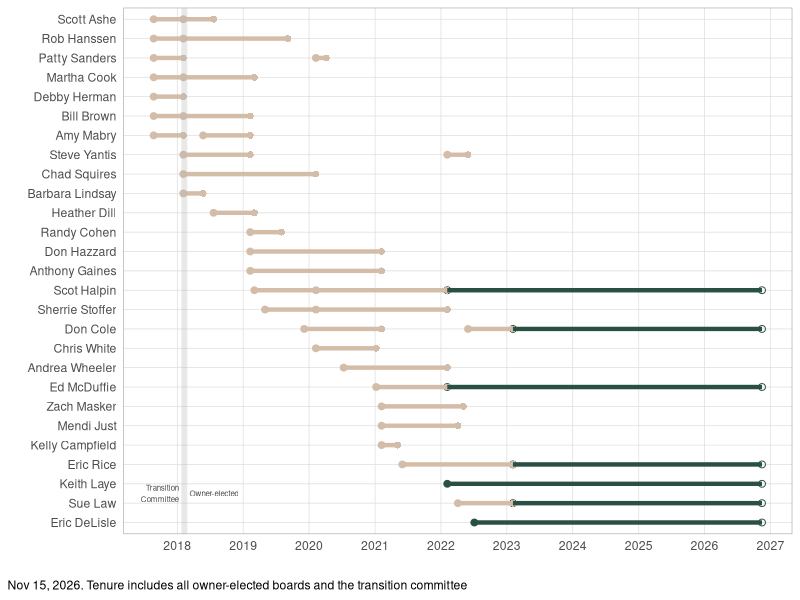
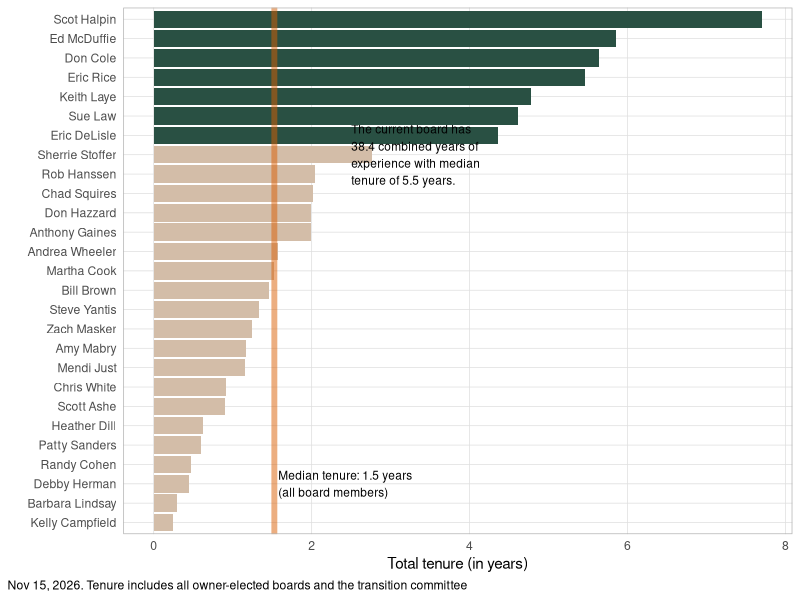
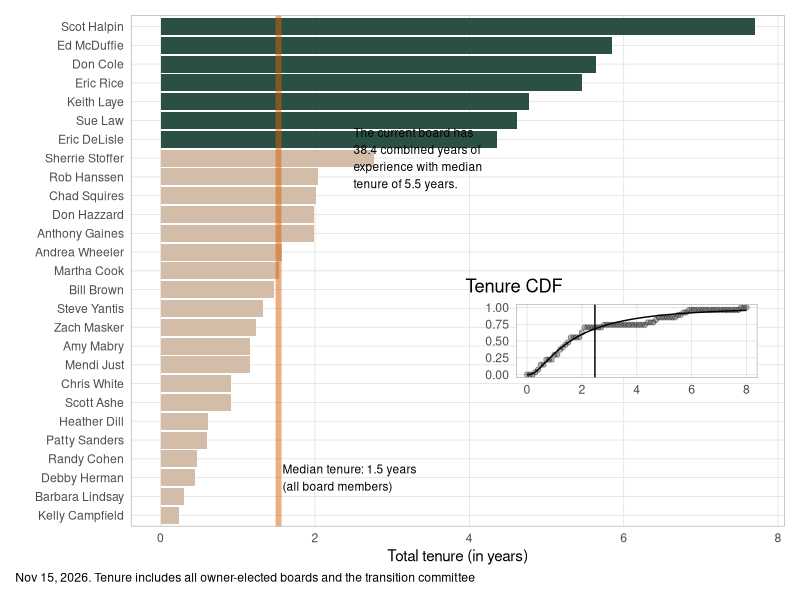
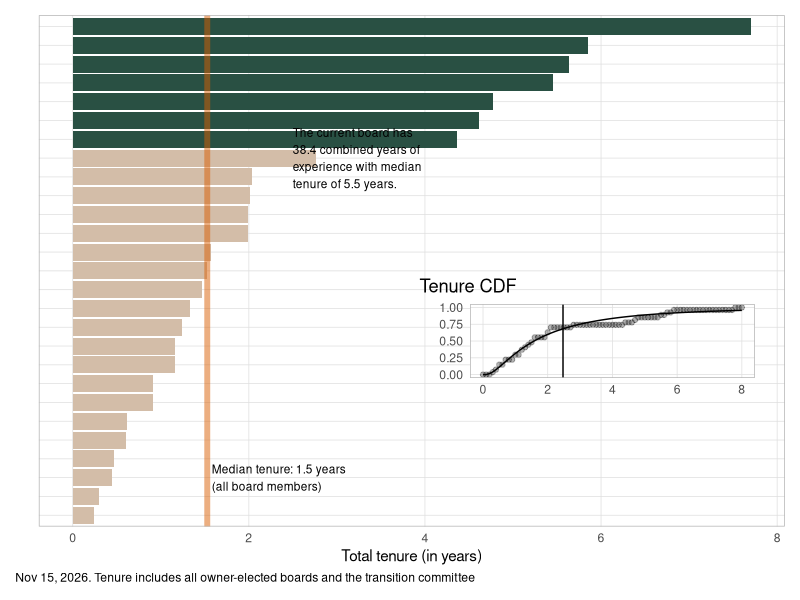
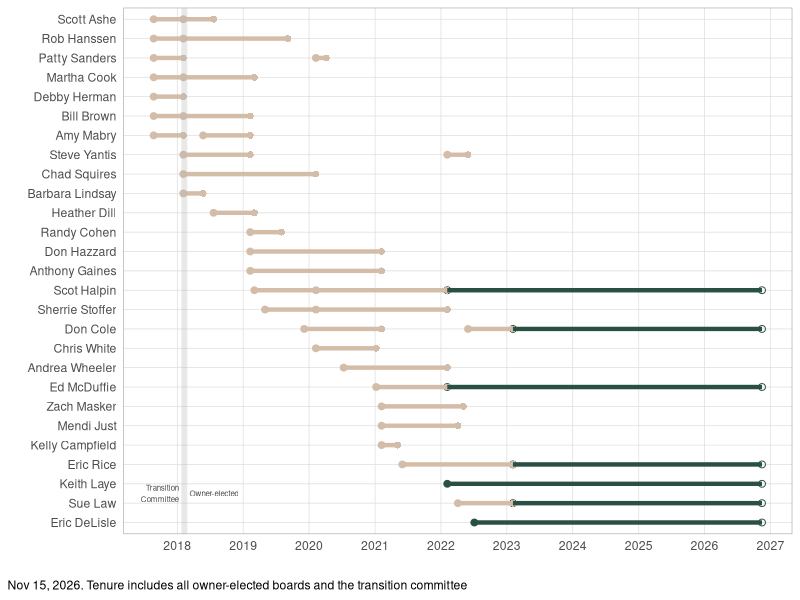

These charts were generated, in order, by the following R code:
library(tidyverse)
library(patchwork)

theme_set(
    theme_light() +
        theme(
            plot.title.position = "plot",
            plot.caption = element_text(hjust = 0),
            plot.caption.position = "plot",
            panel.grid.minor = element_blank(),
            axis.ticks = element_blank()
        )
)

glcolors <- list(green = "#295043", brown = "#D3BDA8")

pdf_lognorm <- function(x, mu, sig) {
    .5 * (1 + pracma::erf((log(x) - mu) / (sqrt(2) * sig)))
}

now <- lubridate::today()
pdate <- format(now, format = "%b %d, %Y")

board_tenure_raw <- read_csv("sources/boardmember_tenure.csv") %>%
    mutate(active = is.na(resignation)) %>%
    replace_na(list(resignation = now)) %>%
    mutate(tenure = (resignation - start) / lubridate::dyears(1))

board_tenure <-
    board_tenure_raw %>%
    group_by(name) %>%
    summarize(
        total_tenure = sum(tenure),
        active = max(active),
        .groups = "drop"
    ) %>%
    arrange(-total_tenure)

median_tenure <- median(board_tenure$total_tenure)

board_comment <-
    board_tenure %>%
    filter(active > 0) %>%
    summarize(
        sum_tenure = sum(total_tenure),
        median_tenure = median(total_tenure)
    ) %>%
    mutate(comment = glue::glue("The current board has\n{round(sum_tenure, 1)} combined years of\nexperience with median\ntenure of {round(median_tenure, 1)} years.")) # nolint

median_active <- board_comment$median_tenure

tenure_plot <-
    board_tenure %>%
    ggplot() +
    aes(
        y = fct_reorder(name, total_tenure),
        x = total_tenure,
        fill = factor(active)
    ) +
    geom_col(show.legend = FALSE) +
    geom_vline(
        xintercept = median_tenure, lty = 1,
        alpha = .5, size = 2, color = "#d95f02"
    ) +
    scale_fill_manual(values = c(
        "0" = glcolors[["brown"]],
        "1" = glcolors[["green"]]
    )) +
    labs(
        x = "Total tenure (in years)", y = "",
        caption = glue::glue("{pdate}. Tenure includes all owner-elected boards and the transition committee") # nolint
    ) +
    annotate("text",
        x = median_tenure + .05, y = 3, size = 3, , hjust = 0,
        label = glue::glue("Median tenure: {round(median_tenure,1)} years\n(all board members)") # nolint
    ) +
    annotate("text",
        x = 2.5, y = 20, label = board_comment$comment,
        size = 3, hjust = 0
    )

ggsave("tenure/boardmember_tenure.png",
    width = 6, height = 7,
    plot = tenure_plot
)


logparam <-
    with(
        board_tenure,
        list(
            mean = mean(log(total_tenure)),
            sd = sd(log(total_tenure))
        )
    )

normparam <-
    with(
        board_tenure,
        list(
            mean = mean(total_tenure),
            sd = sd(total_tenure)
        )
    )

logmn <- exp(logparam[["mean"]] + .5 * logparam[["sd"]]^2)


board_cdf <-
    tibble(
        ten_length = seq(0, ceiling(max(board_tenure$total_tenure)), .1),
        cdf = map_dbl(ten_length, ~ nrow(board_tenure %>% filter(total_tenure < .x))) / nrow(board_tenure), # nolint
        cdf_simul_log = map_dbl(ten_length, ~ pdf_lognorm(.x, logparam[["mean"]], logparam[["sd"]])) # nolint
    )

lognormal_plot <-
    board_cdf %>%
    ggplot() +
    aes(x = ten_length) +
    geom_point(aes(y = cdf), alpha = .3) +
    geom_line(aes(y = cdf_simul_log)) +
    geom_vline(xintercept = logmn) +
    labs(x = "", y = "", title = "Tenure CDF") +
    theme(plot.background = element_blank())

finalplot <- tenure_plot + inset_element(lognormal_plot, .5, .2, .97, .5)

ggsave("tenure/boardmember_tenure_with_dist.png",
    width = 6, height = 7,
    plot = finalplot
)

finalplot2 <- tenure_plot + theme(axis.text.y = element_blank()) +
    inset_element(lognormal_plot, .5, .2, .97, .5)

ggsave("tenure/boardmember_tenure_with_dist_nonames.png",
    width = 6, height = 7,
    plot = finalplot2
)

#
# board composition
#

board_tenure_raw %>%
    group_by(name) %>%
    mutate(first_start = min(start)) %>%
    ungroup() %>%
    mutate(name = fct_reorder(name, desc(first_start))) %>%
    ggplot() +
    aes(y = name) +
    geom_point(aes(x = start, color = active), size = 2) +
    geom_point(aes(
        x = resignation,
        color = active,
        shape = active
    ),
    size = 2
    ) +
    geom_segment(aes(
        yend = name,
        x = start,
        xend = resignation,
        color = active
    ),
    size = 1.5
    ) +
    geom_vline(
        xintercept = lubridate::ymd(20180209), lty = 1,
        alpha = .3, color = "grey70", size = 2
    ) +
    annotate("text",
        x = lubridate::ymd(20180309), y = 2.5,
        label = "Owner-elected", hjust = 0, size = 2, alpha = .7
    ) +
    annotate("text",
        x = lubridate::ymd(20180109), y = 2.5,
        label = "Transition\nCommittee", hjust = 1, size = 2, alpha = .7
    ) +
    scale_x_date(date_breaks = "1 year", date_label = "%Y") +
    scale_color_manual(values = c(
        "TRUE" = glcolors[["green"]],
        "FALSE" = glcolors[["brown"]]
    )) +
    scale_shape_manual(values = c("TRUE" = 1, "FALSE" = 16)) +
    theme(legend.position = "none") +
    labs(
        x = "", y = "",
        caption = glue::glue("{pdate}. Tenure includes all owner-elected boards and the transition committee") # nolint
    )

ggsave("tenure/boardmember_timeline.png", height = 6, width = 7)